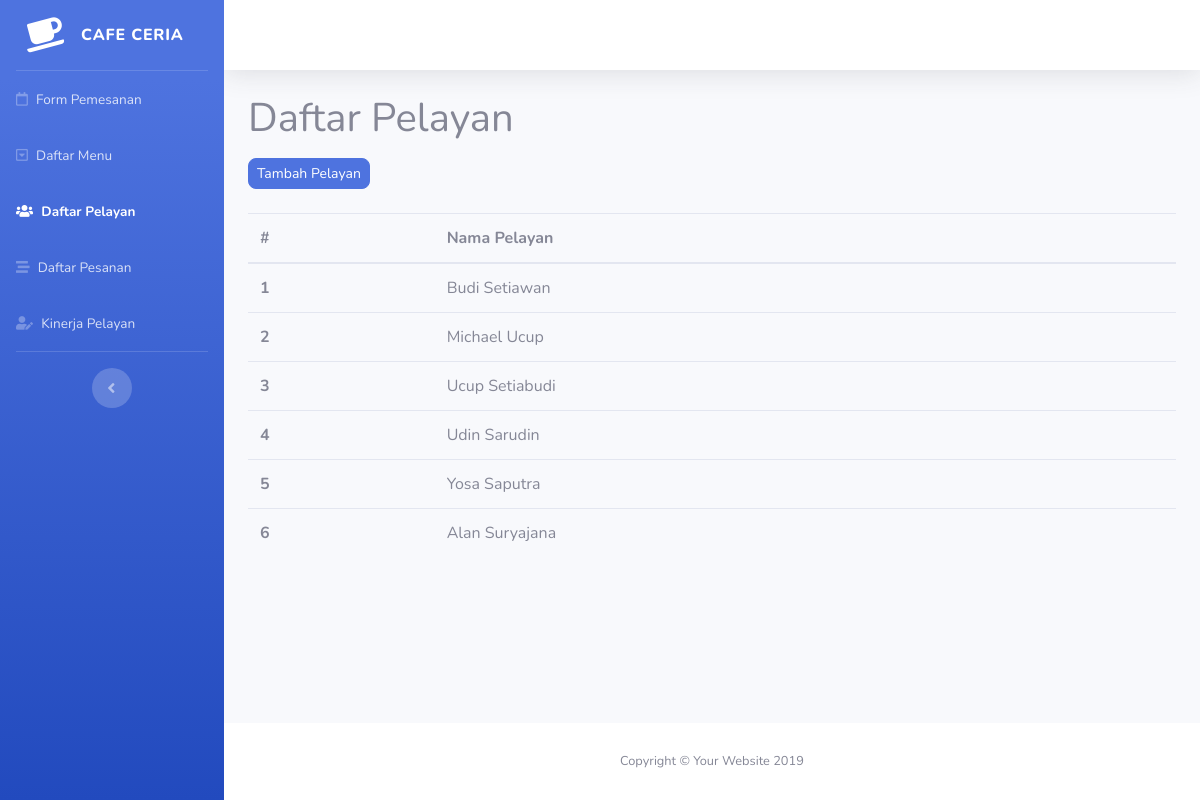
Page /pelayan.php on the committed database.
### tables this page shows
CREATE TABLE `tb_pelayan` (
  `id_pelayan` int(11) NOT NULL,
  `pelayan` varchar(100) NOT NULL
);

### pelayan.php (the view, shortened to what this page needs)
<?php
include_once 'controller/connection.php';
?>
<!DOCTYPE html>
<html lang="en">
  <head>
    <link
      href="vendor/fontawesome-free/css/all.min.css"
      rel="stylesheet"
      type="text/css"
    />
    <link href="css/sb-admin-2.min.css" rel="stylesheet" />
  </head>
  <body id="page-top">
    <div id="wrapper">
      <ul
        class="navbar-nav bg-gradient-primary sidebar sidebar-dark accordion"
        id="accordionSidebar"
      >
        <a
          class="sidebar-brand d-flex align-items-center justify-content-center"
          href="index.php"
        >
          <div class="sidebar-brand-icon rotate-n-15">
            <i class="fas fa-coffee"></i>
          </div>
          <div class="sidebar-brand-text mx-3">Cafe Ceria</div>
        </a>
        <hr class="sidebar-divider my-0" />
        <li class="nav-item">
          <a class="nav-link" href="index.php">
            <i class="far fa-calendar"></i>
            <span>Form Pemesanan</span></a
          >
        </li>
        <li class="nav-item">
          <a class="nav-link" href="menu.php">
            <i class="far fa-caret-square-down"></i>
            <span>Daftar Menu</span></a
          >
        </li>
        <li class="nav-item active">
          <a class="nav-link" href="pelayan.php">
          <i class="fas fa-users"></i>
            <span>Daftar Pelayan</span></a
          >
        </li>
        <li class="nav-item">
          <a class="nav-link" href="daftarpesanan.php">
            <i class="fas fa-stream"></i>
            <span>Daftar Pesanan</span></a
          >
        </li>
        <li class="nav-item">
          <a class="nav-link" href="kinerjapelayan.php">
          <i class="fas fa-user-edit"></i>
            <span>Kinerja Pelayan</span></a
          >
        </li>
        <hr class="sidebar-divider d-none d-md-block" />
        <div class="text-center d-none d-md-inline">
          <button class="rounded-circle border-0" id="sidebarToggle"></button>
        </div>
      </ul>
      <div id="content-wrapper" class="d-flex flex-column">
        <div id="content">
          <nav
            class="navbar navbar-expand navbar-light bg-white topbar mb-4 static-top shadow"
          >
          </nav>
          <div class="container-fluid">
            <h1 class="pb-2">Daftar Pelayan</h1>
            <button class="btn btn-primary btn-sm mb-4" style="border-radius: 8px;" data-toggle="modal" data-target="#exampleModalCenter">Tambah Pelayan</button>
<?php
$sql = "SELECT * FROM tb_pelayan";
$result = mysqli_query($conn, $sql);
?>
            <div class="table-responsive">
              <table class="table table-hover" id="competitor_table">
                <thead>
                  <tr>
                    <th scope="col">#</th>
                    <th scope="col">Nama Pelayan</th>
                  </tr>
                </thead>
                <tbody>
                <?php
                $i = 1;
                while($row = mysqli_fetch_assoc($result)):
                ?>
                  <tr>
                    <th scope="row"><?=$i;?></th>
                    <td>
                      <?=$row['pelayan'];?>
                    </td>
                  </tr>
                <?php
                $i++;
                endwhile;
                ?>
                </tbody>
              </table>
            </div>
          </div>
        </div>
        <footer class="sticky-footer bg-white">
          <div class="container my-auto">
            <div class="copyright text-center my-auto">
              <span>Copyright &copy; Your Website 2019</span>
            </div>
          </div>
        </footer>
      </div>
    </div>
  </body>
</html>

### rows in the picture
tb_pelayan: pelayan "Budi Setiawan"
tb_pelayan: pelayan "Michael Ucup"
tb_pelayan: pelayan "Ucup Setiabudi"
tb_pelayan: pelayan "Udin Sarudin"
tb_pelayan: pelayan "Yosa Saputra"
tb_pelayan: pelayan "Alan Suryajana"
